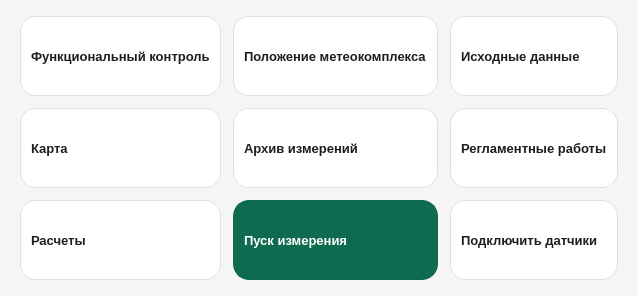
      <widget class="QWidget" name="page_home">
       <property name="styleSheet">
        <string notr="true">background-color: #F5F5F5;</string>
       </property>
       <layout class="QGridLayout" name="homeGridLayout">
        <property name="leftMargin">
         <number>20</number>
        </property>
        <property name="topMargin">
         <number>16</number>
        </property>
        <property name="rightMargin">
         <number>20</number>
        </property>
        <property name="bottomMargin">
         <number>16</number>
        </property>
        <property name="spacing">
         <number>12</number>
        </property>
        <item row="0" column="0">
         <widget class="QPushButton" name="btnFunctionalControl">
          <property name="sizePolicy">
           <sizepolicy hsizetype="Expanding" vsizetype="Expanding">
            <horstretch>0</horstretch>
            <verstretch>0</verstretch>
           </sizepolicy>
          </property>
          <property name="minimumSize">
           <size>
            <width>150</width>
            <height>80</height>
           </size>
          </property>
          <property name="maximumSize">
           <size>
            <width>240</width>
            <height>110</height>
           </size>
          </property>
          <property name="styleSheet">
           <string notr="true">QPushButton {
    background-color: #FFFFFF;
    color: #1C1F22;
    border: 1px solid #DDE1E3;
    border-radius: 16px;
    font-size: 10pt;
    font-weight: 600;
    text-align: left;
    padding: 10px;
}
QPushButton:pressed {
    background-color: #F0F1F2;
}</string>
          </property>
          <property name="text">
           <string>Функциональный контроль</string>
          </property>
         </widget>
        </item>
        <item row="0" column="1">
         <widget class="QPushButton" name="btnOpenPosition">
          <property name="sizePolicy">
           <sizepolicy hsizetype="Expanding" vsizetype="Expanding">
            <horstretch>0</horstretch>
            <verstretch>0</verstretch>
           </sizepolicy>
          </property>
          <property name="minimumSize">
           <size>
            <width>150</width>
            <height>80</height>
           </size>
          </property>
          <property name="maximumSize">
           <size>
            <width>240</width>
            <height>110</height>
           </size>
          </property>
          <property name="styleSheet">
           <string notr="true">QPushButton {
    background-color: #FFFFFF;
    color: #1C1F22;
    border: 1px solid #DDE1E3;
    border-radius: 16px;
    font-size: 10pt;
    font-weight: 600;
    text-align: left;
    padding: 10px;
}
QPushButton:pressed {
    background-color: #F0F1F2;
}</string>
          </property>
          <property name="text">
           <string>Положение метеокомплекса</string>
          </property>
         </widget>
        </item>
        <item row="0" column="2">
         <widget class="QPushButton" name="btnInitialData">
          <property name="sizePolicy">
           <sizepolicy hsizetype="Expanding" vsizetype="Expanding">
            <horstretch>0</horstretch>
            <verstretch>0</verstretch>
           </sizepolicy>
          </property>
          <property name="minimumSize">
           <size>
            <width>150</width>
            <height>80</height>
           </size>
          </property>
          <property name="maximumSize">
           <size>
            <width>240</width>
            <height>110</height>
           </size>
          </property>
          <property name="styleSheet">
           <string notr="true">QPushButton {
    background-color: #FFFFFF;
    color: #1C1F22;
    border: 1px solid #DDE1E3;
    border-radius: 16px;
    font-size: 10pt;
    font-weight: 600;
    text-align: left;
    padding: 10px;
}
QPushButton:pressed {
    background-color: #F0F1F2;
}</string>
          </property>
          <property name="text">
           <string>Исходные данные</string>
          </property>
         </widget>
        </item>
        <item row="2" column="0">
         <widget class="QPushButton" name="btnCalculations">
          <property name="sizePolicy">
           <sizepolicy hsizetype="Expanding" vsizetype="Expanding">
            <horstretch>0</horstretch>
            <verstretch>0</verstretch>
           </sizepolicy>
          </property>
          <property name="minimumSize">
           <size>
            <width>150</width>
            <height>80</height>
           </size>
          </property>
          <property name="maximumSize">
           <size>
            <width>240</width>
            <height>110</height>
           </size>
          </property>
          <property name="styleSheet">
           <string notr="true">QPushButton {
    background-color: #FFFFFF;
    color: #1C1F22;
    border: 1px solid #DDE1E3;
    border-radius: 16px;
    font-size: 10pt;
    font-weight: 600;
    text-align: left;
    padding: 10px;
}
QPushButton:pressed {
    background-color: #F0F1F2;
}</string>
          </property>
          <property name="text">
           <string>Расчеты</string>
          </property>
         </widget>
        </item>
        <item row="1" column="1">
         <widget class="QPushButton" name="btnMeasurementResults">
          <property name="sizePolicy">
           <sizepolicy hsizetype="Expanding" vsizetype="Expanding">
            <horstretch>0</horstretch>
            <verstretch>0</verstretch>
           </sizepolicy>
          </property>
          <property name="minimumSize">
           <size>
            <width>150</width>
            <height>80</height>
           </size>
          </property>
          <property name="maximumSize">
           <size>
            <width>240</width>
            <height>110</height>
           </size>
          </property>
          <property name="styleSheet">
           <string notr="true">QPushButton {
    background-color: #FFFFFF;
    color: #1C1F22;
    border: 1px solid #DDE1E3;
    border-radius: 16px;
    font-size: 10pt;
    font-weight: 600;
    text-align: left;
    padding: 10px;
}
QPushButton:pressed {
    background-color: #F0F1F2;
}</string>
          </property>
          <property name="text">
           <string>Архив измерений</string>
          </property>
         </widget>
        </item>
        <item row="1" column="2">
         <widget class="QPushButton" name="btnWorkRegulation">
          <property name="sizePolicy">
           <sizepolicy hsizetype="Expanding" vsizetype="Expanding">
            <horstretch>0</horstretch>
            <verstretch>0</verstretch>
           </sizepolicy>
          </property>
          <property name="minimumSize">
           <size>
            <width>150</width>
            <height>80</height>
           </size>
          </property>
          <property name="maximumSize">
           <size>
            <width>240</width>
            <height>110</height>
           </size>
          </property>
          <property name="styleSheet">
           <string notr="true">QPushButton {
    background-color: #FFFFFF;
    color: #1C1F22;
    border: 1px solid #DDE1E3;
    border-radius: 16px;
    font-size: 10pt;
    font-weight: 600;
    text-align: left;
    padding: 10px;
}
QPushButton:pressed {
    background-color: #F0F1F2;
}</string>
          </property>
          <property name="text">
           <string>Регламентные работы</string>
          </property>
         </widget>
        </item>
        <item row="1" column="0">
         <widget class="QPushButton" name="btnOpenMap">
          <property name="sizePolicy">
           <sizepolicy hsizetype="Expanding" vsizetype="Expanding">
            <horstretch>0</horstretch>
            <verstretch>0</verstretch>
           </sizepolicy>
          </property>
          <property name="minimumSize">
           <size>
            <width>150</width>
            <height>80</height>
           </size>
          </property>
          <property name="maximumSize">
           <size>
            <width>240</width>
            <height>110</height>
           </size>
          </property>
          <property name="styleSheet">
           <string notr="true">QPushButton {
    background-color: #FFFFFF;
    color: #1C1F22;
    border: 1px solid #DDE1E3;
    border-radius: 16px;
    font-size: 10pt;
    font-weight: 600;
    text-align: left;
    padding: 10px;
}
QPushButton:pressed {
    background-color: #F0F1F2;
}</string>
          </property>
          <property name="text">
           <string>Карта</string>
          </property>
         </widget>
        </item>
        <item row="2" column="1">
         <widget class="QPushButton" name="btnOpenMeasure">
          <property name="sizePolicy">
           <sizepolicy hsizetype="Expanding" vsizetype="Expanding">
            <horstretch>0</horstretch>
            <verstretch>0</verstretch>
           </sizepolicy>
          </property>
          <property name="minimumSize">
           <size>
            <width>150</width>
            <height>80</height>
           </size>
          </property>
          <property name="maximumSize">
           <size>
            <width>240</width>
            <height>110</height>
           </size>
          </property>
          <property name="styleSheet">
           <string notr="true">QPushButton {
    background-color: #0F6B4F;
    color: white;
    border: 1px solid #0F6B4F;
    border-radius: 16px;
    font-size: 10pt;
    font-weight: 600;
    text-align: left;
    padding: 10px;
}
QPushButton:pressed {
    background-color: #0B5A42;
}</string>
          </property>
          <property name="text">
           <string>Пуск измерения</string>
          </property>
         </widget>
        </item>
        <item row="2" column="2">
         <widget class="QPushButton" name="btnConnectSensors">
          <property name="sizePolicy">
           <sizepolicy hsizetype="Expanding" vsizetype="Expanding">
            <horstretch>0</horstretch>
            <verstretch>0</verstretch>
           </sizepolicy>
          </property>
          <property name="minimumSize">
           <size>
            <width>150</width>
            <height>80</height>
           </size>
          </property>
          <property name="maximumSize">
           <size>
            <width>240</width>
            <height>110</height>
           </size>
          </property>
          <property name="palette">
           <palette>
            <active>
             <colorrole role="WindowText">
              <brush brushstyle="SolidPattern">
               <color alpha="255">
                <red>28</red>
                <green>31</green>
                <blue>34</blue>
               </color>
              </brush>
             </colorrole>
             <colorrole role="Button">
              <brush brushstyle="SolidPattern">
               <color alpha="255">
                <red>255</red>
                <green>255</green>
                <blue>255</blue>
               </color>
              </brush>
             </colorrole>
             <colorrole role="Light">
              <brush brushstyle="SolidPattern">
               <color alpha="255">
                <red>255</red>
                <green>255</green>
                <blue>255</blue>
               </color>
              </brush>
             </colorrole>
             <colorrole role="Midlight">
              <brush brushstyle="SolidPattern">
               <color alpha="255">
                <red>255</red>
                <green>255</green>
                <blue>255</blue>
               </color>
              </brush>
             </colorrole>
             <colorrole role="Dark">
              <brush brushstyle="SolidPattern">
               <color alpha="255">
                <red>127</red>
                <green>127</green>
                <blue>127</blue>
               </color>
              </brush>
             </colorrole>
             <colorrole role="Mid">
              <brush brushstyle="SolidPattern">
               <color alpha="255">
                <red>170</red>
                <green>170</green>
                <blue>170</blue>
               </color>
              </brush>
             </colorrole>
             <colorrole role="Text">
              <brush brushstyle="SolidPattern">
               <color alpha="255">
                <red>28</red>
                <green>31</green>
                <blue>34</blue>
               </color>
              </brush>
             </colorrole>
             <colorrole role="BrightText">
              <brush brushstyle="SolidPattern">
               <color alpha="255">
                <red>255</red>
                <green>255</green>
                <blue>255</blue>
               </color>
              </brush>
             </colorrole>
             <colorrole role="ButtonText">
              <brush brushstyle="SolidPattern">
               <color alpha="255">
                <red>28</red>
                <green>31</green>
                <blue>34</blue>
               </color>
              </brush>
             </colorrole>
             <colorrole role="Base">
              <brush brushstyle="SolidPattern">
               <color alpha="255">
                <red>255</red>
                <green>255</green>
                <blue>255</blue>
               </color>
              </brush>
             </colorrole>
             <colorrole role="Window">
              <brush brushstyle="SolidPattern">
               <color alpha="255">
                <red>255</red>
                <green>255</green>
                <blue>255</blue>
               </color>
              </brush>
             </colorrole>
             <colorrole role="Shadow">
              <brush brushstyle="SolidPattern">
               <color alpha="255">
                <red>0</red>
                <green>0</green>
                <blue>0</blue>
               </color>
              </brush>
             </colorrole>
             <colorrole role="Highlight">
              <brush brushstyle="SolidPattern">
               <color alpha="255">
                <red>31</red>
                <green>155</green>
                <blue>93</blue>
               </color>
              </brush>
             </colorrole>
             <colorrole role="AlternateBase">
              <brush brushstyle="SolidPattern">
               <color alpha="255">
                <red>255</red>
                <green>255</green>
                <blue>255</blue>
               </color>
              </brush>
             </colorrole>
             <colorrole role="ToolTipBase">
              <brush brushstyle="SolidPattern">
               <color alpha="255">
                <red>255</red>
                <green>255</green>
                <blue>220</blue>
               </color>
              </brush>
             </colorrole>
             <colorrole role="ToolTipText">
              <brush brushstyle="SolidPattern">
               <color alpha="255">
                <red>0</red>
                <green>0</green>
                <blue>0</blue>
               </color>
              </brush>
             </colorrole>
             <colorrole role="PlaceholderText">
              <brush brushstyle="SolidPattern">
               <color alpha="128">
                <red>28</red>
                <green>31</green>
                <blue>34</blue>
               </color>
              </brush>
             </colorrole>
            </active>
            <inactive>
             <colorrole role="WindowText">
              <brush brushstyle="SolidPattern">
               <color alpha="255">
                <red>28</red>
                <green>31</green>
                <blue>34</blue>
               </color>
              </brush>
             </colorrole>
             <colorrole role="Button">
              <brush brushstyle="SolidPattern">
               <color alpha="255">
                <red>255</red>
                <green>255</green>
                <blue>255</blue>
               </color>
              </brush>
             </colorrole>
             <colorrole role="Light">
              <brush brushstyle="SolidPattern">
               <color alpha="255">
                <red>255</red>
                <green>255</green>
                <blue>255</blue>
               </color>
              </brush>
             </colorrole>
             <colorrole role="Midlight">
              <brush brushstyle="SolidPattern">
               <color alpha="255">
                <red>255</red>
                <green>255</green>
                <blue>255</blue>
               </color>
              </brush>
             </colorrole>
             <colorrole role="Dark">
              <brush brushstyle="SolidPattern">
               <color alpha="255">
                <red>127</red>
                <green>127</green>
                <blue>127</blue>
               </color>
              </brush>
             </colorrole>
             <colorrole role="Mid">
              <brush brushstyle="SolidPattern">
               <color alpha="255">
                <red>170</red>
                <green>170</green>
                <blue>170</blue>
               </color>
              </brush>
             </colorrole>
             <colorrole role="Text">
              <brush brushstyle="SolidPattern">
               <color alpha="255">
                <red>28</red>
                <green>31</green>
                <blue>34</blue>
               </color>
              </brush>
             </colorrole>
             <colorrole role="BrightText">
              <brush brushstyle="SolidPattern">
               <color alpha="255">
                <red>255</red>
                <green>255</green>
                <blue>255</blue>
               </color>
              </brush>
             </colorrole>
             <colorrole role="ButtonText">
              <brush brushstyle="SolidPattern">
               <color alpha="255">
                <red>28</red>
                <green>31</green>
                <blue>34</blue>
               </color>
              </brush>
             </colorrole>
             <colorrole role="Base">
              <brush brushstyle="SolidPattern">
               <color alpha="255">
                <red>255</red>
                <green>255</green>
                <blue>255</blue>
               </color>
              </brush>
             </colorrole>
             <colorrole role="Window">
              <brush brushstyle="SolidPattern">
               <color alpha="255">
                <red>255</red>
                <green>255</green>
                <blue>255</blue>
               </color>
              </brush>
             </colorrole>
             <colorrole role="Shadow">
              <brush brushstyle="SolidPattern">
               <color alpha="255">
                <red>0</red>
                <green>0</green>
                <blue>0</blue>
               </color>
              </brush>
             </colorrole>
             <colorrole role="Highlight">
              <brush brushstyle="SolidPattern">
               <color alpha="255">
                <red>31</red>
                <green>155</green>
                <blue>93</blue>
               </color>
              </brush>
             </colorrole>
             <colorrole role="AlternateBase">
              <brush brushstyle="SolidPattern">
               <color alpha="255">
                <red>255</red>
                <green>255</green>
                <blue>255</blue>
               </color>
              </brush>
             </colorrole>
             <colorrole role="ToolTipBase">
              <brush brushstyle="SolidPattern">
               <color alpha="255">
                <red>255</red>
                <green>255</green>
                <blue>220</blue>
               </color>
              </brush>
             </colorrole>
             <colorrole role="ToolTipText">
              <brush brushstyle="SolidPattern">
               <color alpha="255">
                <red>0</red>
                <green>0</green>
                <blue>0</blue>
               </color>
              </brush>
             </colorrole>
             <colorrole role="PlaceholderText">
              <brush brushstyle="SolidPattern">
               <color alpha="128">
                <red>28</red>
                <green>31</green>
                <blue>34</blue>
               </color>
              </brush>
             </colorrole>
            </inactive>
            <disabled>
             <colorrole role="WindowText">
              <brush brushstyle="SolidPattern">
               <color alpha="255">
                <red>28</red>
                <green>31</green>
                <blue>34</blue>
               </color>
              </brush>
             </colorrole>
             <colorrole role="Button">
              <brush brushstyle="SolidPattern">
               <color alpha="255">
                <red>255</red>
                <green>255</green>
                <blue>255</blue>
               </color>
              </brush>
             </colorrole>
             <colorrole role="Light">
              <brush brushstyle="SolidPattern">
               <color alpha="255">
                <red>255</red>
                <green>255</green>
                <blue>255</blue>
               </color>
              </brush>
             </colorrole>
             <colorrole role="Midlight">
              <brush brushstyle="SolidPattern">
               <color alpha="255">
                <red>255</red>
                <green>255</green>
                <blue>255</blue>
               </color>
              </brush>
             </colorrole>
             <colorrole role="Dark">
              <brush brushstyle="SolidPattern">
               <color alpha="255">
                <red>127</red>
                <green>127</green>
                <blue>127</blue>
               </color>
              </brush>
             </colorrole>
             <colorrole role="Mid">
              <brush brushstyle="SolidPattern">
               <color alpha="255">
                <red>170</red>
                <green>170</green>
                <blue>170</blue>
               </color>
              </brush>
             </colorrole>
             <colorrole role="Text">
              <brush brushstyle="SolidPattern">
               <color alpha="255">
                <red>28</red>
                <green>31</green>
                <blue>34</blue>
               </color>
              </brush>
             </colorrole>
             <colorrole role="BrightText">
              <brush brushstyle="SolidPattern">
               <color alpha="255">
                <red>255</red>
                <green>255</green>
                <blue>255</blue>
               </color>
              </brush>
             </colorrole>
             <colorrole role="ButtonText">
              <brush brushstyle="SolidPattern">
               <color alpha="255">
                <red>28</red>
                <green>31</green>
                <blue>34</blue>
               </color>
              </brush>
             </colorrole>
             <colorrole role="Base">
              <brush brushstyle="SolidPattern">
               <color alpha="255">
                <red>255</red>
                <green>255</green>
                <blue>255</blue>
               </color>
              </brush>
             </colorrole>
             <colorrole role="Window">
              <brush brushstyle="SolidPattern">
               <color alpha="255">
                <red>255</red>
                <green>255</green>
                <blue>255</blue>
               </color>
              </brush>
             </colorrole>
             <colorrole role="Shadow">
              <brush brushstyle="SolidPattern">
               <color alpha="255">
                <red>0</red>
                <green>0</green>
                <blue>0</blue>
               </color>
              </brush>
             </colorrole>
             <colorrole role="Highlight">
              <brush brushstyle="SolidPattern">
               <color alpha="255">
                <red>31</red>
                <green>155</green>
                <blue>93</blue>
               </color>
              </brush>
             </colorrole>
             <colorrole role="AlternateBase">
              <brush brushstyle="SolidPattern">
               <color alpha="255">
                <red>255</red>
                <green>255</green>
                <blue>255</blue>
               </color>
              </brush>
             </colorrole>
             <colorrole role="ToolTipBase">
              <brush brushstyle="SolidPattern">
               <color alpha="255">
                <red>255</red>
                <green>255</green>
                <blue>220</blue>
               </color>
              </brush>
             </colorrole>
             <colorrole role="ToolTipText">
              <brush brushstyle="SolidPattern">
               <color alpha="255">
                <red>0</red>
                <green>0</green>
                <blue>0</blue>
               </color>
              </brush>
             </colorrole>
             <colorrole role="PlaceholderText">
              <brush brushstyle="SolidPattern">
               <color alpha="128">
                <red>28</red>
                <green>31</green>
                <blue>34</blue>
               </color>
              </brush>
             </colorrole>
            </disabled>
           </palette>
          </property>
          <property name="styleSheet">
           <string notr="true">QPushButton {
    background-color: #FFFFFF;
    color: #1C1F22;
    border: 1px solid #DDE1E3;
    border-radius: 16px;
    font-size: 10pt;
    font-weight: 600;
    text-align: left;
    padding: 10px;
}
QPushButton:pressed {
    background-color: #F0F1F2;
}</string>
          </property>
          <property name="text">
           <string>Подключить датчики</string>
          </property>
         </widget>
        </item>
       </layout>
      </widget>
